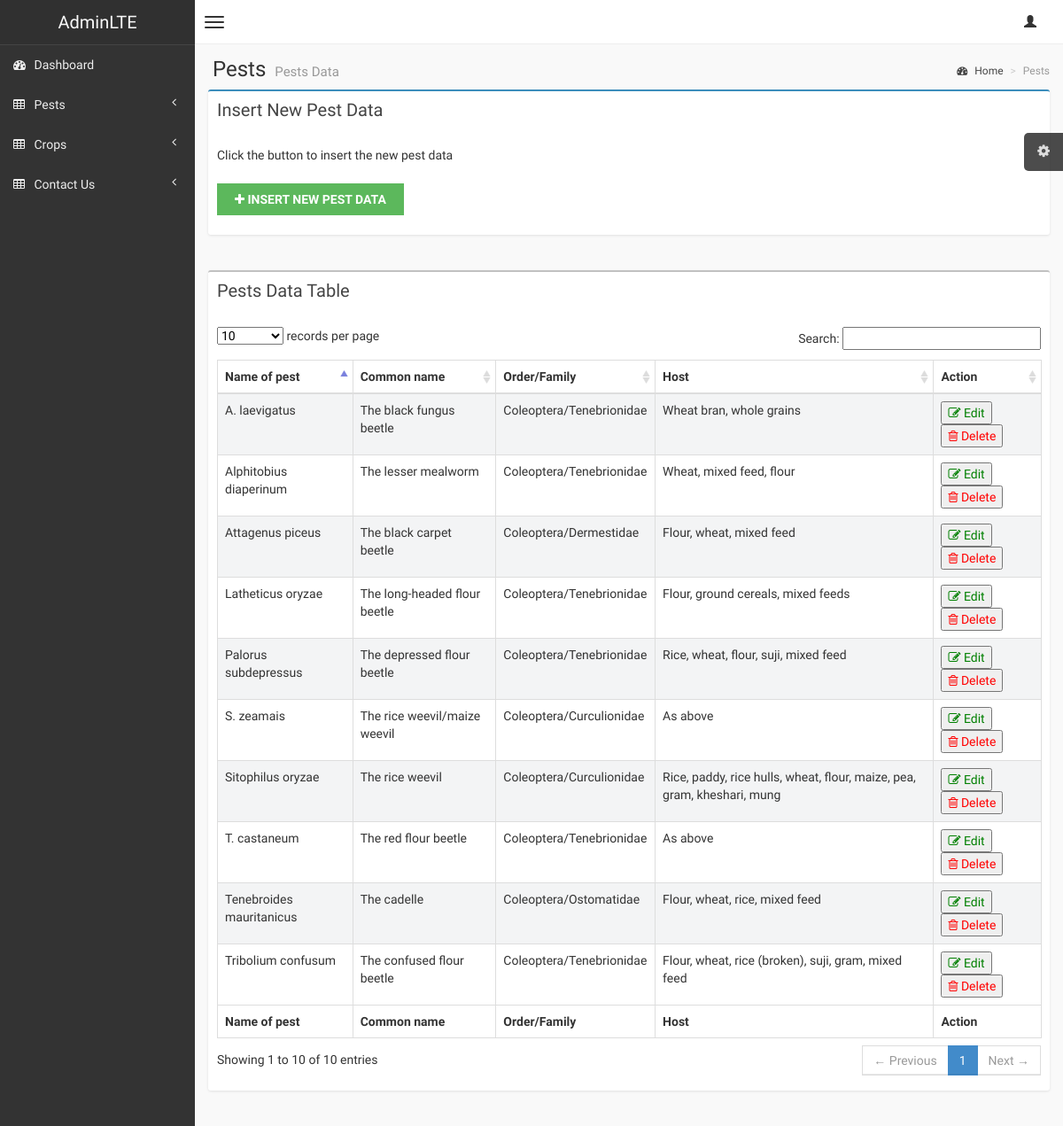
/admin/pests.php, run on the app's committed database.
### tables this page shows
CREATE TABLE `pests` (
  `pests_id` int(11) NOT NULL,
  `pests_name` varchar(100) NOT NULL,
  `common_name` varchar(100) NOT NULL,
  `family` varchar(100) NOT NULL,
  `host` varchar(255) NOT NULL,
  `created_at` timestamp NOT NULL DEFAULT current_timestamp()
);

### admin/pests.php (the view, shortened to what this page needs)
<!DOCTYPE html>
<html>
<head>
    <link href="css/bootstrap.min.css" rel="stylesheet" type="text/css" />
    <link href="css/font-awesome.min.css" rel="stylesheet" type="text/css" />
    <link href="css/datatables/dataTables.bootstrap.css" rel="stylesheet" type="text/css" />
    <link href="css/AdminLTE.css" rel="stylesheet" type="text/css" />
    <?php
$conn = connect();
?>
</head>
<body class="skin-black">
    <header class="header">
        <a href="index.php" class="logo">
            AdminLTE
        </a>
        <nav class="navbar navbar-static-top" role="navigation">
            <a href="#" class="navbar-btn sidebar-toggle" data-toggle="offcanvas" role="button">
                <span class="icon-bar"></span>
                <span class="icon-bar"></span>
                <span class="icon-bar"></span>
            </a>
            <div class="navbar-right">
                <ul class="nav navbar-nav">
                    <li class="dropdown user user-menu">
                        <a href="#" class="dropdown-toggle" data-toggle="dropdown">
                            <i class="glyphicon glyphicon-user"></i>
                        </a>
                    </li>
                </ul>
            </div>
        </nav>
    </header>
    <div class="wrapper row-offcanvas row-offcanvas-left">
        <aside class="left-side sidebar-offcanvas">
            <section class="sidebar">
                <ul class="sidebar-menu">
                    <li>
                        <a href="index.php">
                            <i class="fa fa-dashboard"></i> <span>Dashboard</span>
                        </a>
                    </li>
                    <li class="treeview">
                        <a href="">
                            <i class="fa fa-table"></i> <span>Pests</span>
                            <i class="fa fa-angle-left pull-right"></i>
                        </a>
                    </li>
                    <li class="treeview">
                        <a href="#">
                            <i class="fa fa-table"></i> <span>Crops</span>
                            <i class="fa fa-angle-left pull-right"></i>
                        </a>
                    </li>
                    <li class="treeview">
                        <a href="#">
                            <i class="fa fa-table"></i> <span>Contact Us</span>
                            <i class="fa fa-angle-left pull-right"></i>
                        </a>
                    </li>
                </ul>
            </section>
        </aside>
        <aside class="right-side">
            <section class="content-header">
                <h1>
                    Pests
                    <small>Pests Data</small>
                </h1>
                <ol class="breadcrumb">
                    <li><a href="index.php"><i class="fa fa-dashboard"></i> Home</a></li>
                    <li class="active">Pests</li>
                </ol>
            </section>
            <section class="col-lg-12 col-md-12 connectedSortable">
                <div class="box box-primary">
                    <div class="box-header">
                        <h3 class="box-title">Insert New Pest Data</h3>
                    </div>
                    <div class="box-body">
                        <p>Click the button to insert the new pest data</p><br>
                        <a href="pest_form" class="myBtn"><i class="fa fa-plus"></i> Insert New Pest
                            Data</a><br><br>
                    </div>
                </div><br>
            </section>
            <section class="content">
                <div class="row">
                    <div class="col-xs-12">
                        <div class="box">
                            <div class="box-header">
                                <h3 class="box-title">Pests Data Table</h3>
                            </div>
                            <div class="box-body table-responsive">
                                <table id="example1" class="table table-bordered table-striped">
                                    <thead>
                                        <tr>
                                            <th>Name of pest</th>
                                            <th>Common name</th>
                                            <th>Order/Family</th>
                                            <th>Host</th>
                                            <th>Action</th>
                                        </tr>
                                    </thead>
                                    <tbody>
                                        <?php
                                            $sql= "SELECT * FROM pests";
                                            $result = $conn->query($sql);
                                                while ($row = $result-> fetch_assoc()):
                                        ?>
                                        <tr>
                                            <td><?php echo $row["pests_name"]; ?></td>
                                            <td><?php echo $row["common_name"]; ?></td>
                                            <td><?php echo $row["family"]; ?></td>
                                            <td><?php echo $row["host"]; ?></td>
                                            <td>
                                                <button><a href="pests_edit.php?edit=<?php echo $row['pests_id'];?>"
                                                        style="color: green;"><i class="fa fa-edit"
                                                            aria-hidden="true"></i>
                                                        Edit</a></button>
                                                <button><a href="pests.php?delete=<?php echo $row['pests_id'];?>"
                                                        style="color: red;"><i class="fa fa-trash-o"
                                                            aria-hidden="true"></i>
                                                        Delete</a></button>
                                            </td>
                                        </tr>
                                        <?php endwhile;?>
                                    </tbody>
                                    <tfoot>
                                        <tr>
                                            <th>Name of pest</th>
                                            <th>Common name</th>
                                            <th>Order/Family</th>
                                            <th>Host</th>
                                            <th>Action</th>
                                        </tr>
                                    </tfoot>
                                </table>
                            </div>
                        </div>
                    </div>
                </div>
            </section>
        </aside>
    </div>
</body>
</html>

### data on the page
pests: pests_name "Sitophilus oryzae", common_name "The rice weevil", family "Coleoptera/Curculionidae", host "Rice, paddy, rice hulls, wheat, flour, maize, pea, gram, kheshari, mung"
pests: pests_name "S. zeamais", common_name "The rice weevil/maize weevil", family "Coleoptera/Curculionidae", host "As above"
pests: pests_name "Tribolium confusum", common_name "The confused flour beetle", family "Coleoptera/Tenebrionidae", host "Flour, wheat, rice (broken), suji, gram, mixed feed"
pests: pests_name "T. castaneum", common_name "The red flour beetle", family "Coleoptera/Tenebrionidae", host "As above"
pests: pests_name "Latheticus oryzae", common_name "The long-headed flour beetle", family "Coleoptera/Tenebrionidae", host "Flour, ground cereals, mixed feeds"
pests: pests_name "Palorus subdepressus", common_name "The depressed flour beetle", family "Coleoptera/Tenebrionidae", host "Rice, wheat, flour, suji, mixed feed"
pests: pests_name "Alphitobius diaperinum", common_name "The lesser mealworm", family "Coleoptera/Tenebrionidae", host "Wheat, mixed feed, flour"
pests: pests_name "A. laevigatus", common_name "The black fungus beetle", family "Coleoptera/Tenebrionidae", host "Wheat bran, whole grains"
pests: pests_name "Tenebroides mauritanicus", common_name "The cadelle", family "Coleoptera/Ostomatidae", host "Flour, wheat, rice, mixed feed"
pests: pests_name "Attagenus piceus", common_name "The black carpet beetle", family "Coleoptera/Dermestidae", host "Flour, wheat, mixed feed"
